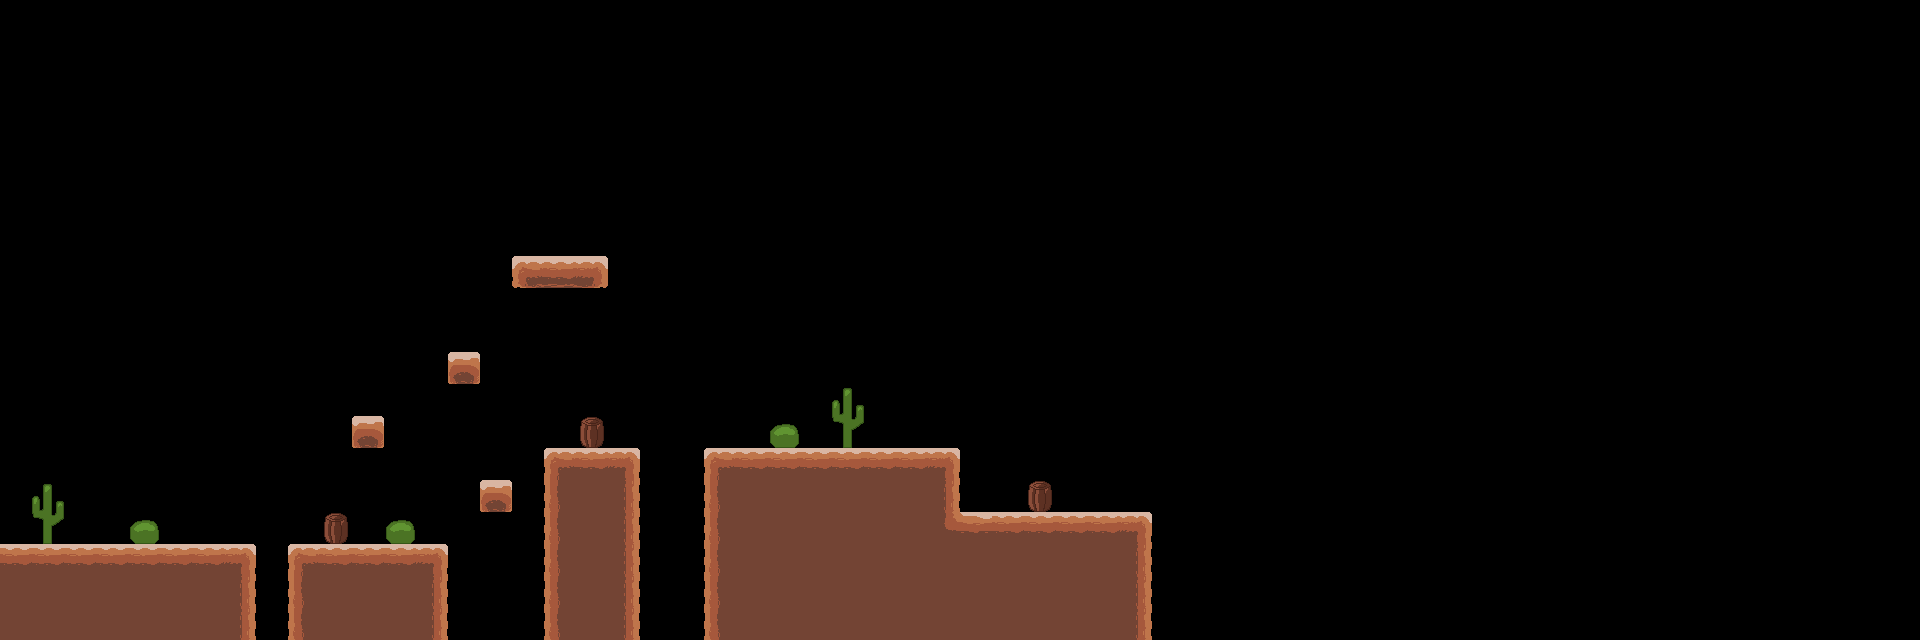

This is a level from a 2D game, rendered from its Tiled map with the project's own tilesets. A one-line summary and the complete map file follow:
An orthogonal 60x20 tile map with 32x32 px tiles, 2 tile layers (tile1, object), 2 tilesets.

<map version="1.10" tiledversion="1.12.1" orientation="orthogonal" renderorder="right-down" width="60" height="20" tilewidth="32" tileheight="32" infinite="0" nextlayerid="3" nextobjectid="1">
 <tileset firstgid="1" name="desert_terrain" tilewidth="32" tileheight="32" tilecount="25" columns="5">
  <image source="tileset.png" width="160" height="160" />
 </tileset>
 <tileset firstgid="26" name="objects" tilewidth="32" tileheight="32" tilecount="100" columns="10">
  <image source="objects-export.png" width="320" height="320" />
 </tileset>
 <layer id="1" name="tile1" width="60" height="20">
  <data encoding="csv">
0,0,0,0,0,0,0,0,0,0,0,0,0,0,0,0,0,0,0,0,0,0,0,0,0,0,0,0,0,0,0,0,0,0,0,0,0,0,0,0,0,0,0,0,0,0,0,0,0,0,0,0,0,0,0,0,0,0,0,0,
0,0,0,0,0,0,0,0,0,0,0,0,0,0,0,0,0,0,0,0,0,0,0,0,0,0,0,0,0,0,0,0,0,0,0,0,0,0,0,0,0,0,0,0,0,0,0,0,0,0,0,0,0,0,0,0,0,0,0,0,
0,0,0,0,0,0,0,0,0,0,0,0,0,0,0,0,0,0,0,0,0,0,0,0,0,0,0,0,0,0,0,0,0,0,0,0,0,0,0,0,0,0,0,0,0,0,0,0,0,0,0,0,0,0,0,0,0,0,0,0,
0,0,0,0,0,0,0,0,0,0,0,0,0,0,0,0,0,0,0,0,0,0,0,0,0,0,0,0,0,0,0,0,0,0,0,0,0,0,0,0,0,0,0,0,0,0,0,0,0,0,0,0,0,0,0,0,0,0,0,0,
0,0,0,0,0,0,0,0,0,0,0,0,0,0,0,0,0,0,0,0,0,0,0,0,0,0,0,0,0,0,0,0,0,0,0,0,0,0,0,0,0,0,0,0,0,0,0,0,0,0,0,0,0,0,0,0,0,0,0,0,
0,0,0,0,0,0,0,0,0,0,0,0,0,0,0,0,0,0,0,0,0,0,0,0,0,0,0,0,0,0,0,0,0,0,0,0,0,0,0,0,0,0,0,0,0,0,0,0,0,0,0,0,0,0,0,0,0,0,0,0,
0,0,0,0,0,0,0,0,0,0,0,0,0,0,0,0,0,0,0,0,0,0,0,0,0,0,0,0,0,0,0,0,0,0,0,0,0,0,0,0,0,0,0,0,0,0,0,0,0,0,0,0,0,0,0,0,0,0,0,0,
0,0,0,0,0,0,0,0,0,0,0,0,0,0,0,0,0,0,0,0,0,0,0,0,0,0,0,0,0,0,0,0,0,0,0,0,0,0,0,0,0,0,0,0,0,0,0,0,0,0,0,0,0,0,0,0,0,0,0,0,
0,0,0,0,0,0,0,0,0,0,0,0,0,0,0,0,16,17,18,0,0,0,0,0,0,0,0,0,0,0,0,0,0,0,0,0,0,0,0,0,0,0,0,0,0,0,0,0,0,0,0,0,0,0,0,0,0,0,0,0,
0,0,0,0,0,0,0,0,0,0,0,0,0,0,0,0,0,0,0,0,0,0,0,0,0,0,0,0,0,0,0,0,0,0,0,0,0,0,0,0,0,0,0,0,0,0,0,0,0,0,0,0,0,0,0,0,0,0,0,0,
0,0,0,0,0,0,0,0,0,0,0,0,0,0,0,0,0,0,0,0,0,0,0,0,0,0,0,0,0,0,0,0,0,0,0,0,0,0,0,0,0,0,0,0,0,0,0,0,0,0,0,0,0,0,0,0,0,0,0,0,
0,0,0,0,0,0,0,0,0,0,0,0,0,0,25,0,0,0,0,0,0,0,0,0,0,0,0,0,0,0,0,0,0,0,0,0,0,0,0,0,0,0,0,0,0,0,0,0,0,0,0,0,0,0,0,0,0,0,0,0,
0,0,0,0,0,0,0,0,0,0,0,0,0,0,0,0,0,0,0,0,0,0,0,0,0,0,0,0,0,0,0,0,0,0,0,0,0,0,0,0,0,0,0,0,0,0,0,0,0,0,0,0,0,0,0,0,0,0,0,0,
0,0,0,0,0,0,0,0,0,0,0,25,0,0,0,0,0,0,0,0,0,0,0,0,0,0,0,0,0,0,0,0,0,0,0,0,0,0,0,0,0,0,0,0,0,0,0,0,0,0,0,0,0,0,0,0,0,0,0,0,
0,0,0,0,0,0,0,0,0,0,0,0,0,0,0,0,0,1,2,3,0,0,1,2,2,2,2,2,2,3,0,0,0,0,0,0,0,0,0,0,0,0,0,0,0,0,0,0,0,0,0,0,0,0,0,0,0,0,0,0,
0,0,0,0,0,0,0,0,0,0,0,0,0,0,0,25,0,6,7,8,0,0,6,7,7,7,7,7,7,8,0,0,0,0,0,0,0,0,0,0,0,0,0,0,0,0,0,0,0,0,0,0,0,0,0,0,0,0,0,0,
0,0,0,0,0,0,0,0,0,0,0,0,0,0,0,0,0,6,7,8,0,0,6,7,7,7,7,7,7,9,10,2,2,2,2,3,0,0,0,0,0,0,0,0,0,0,0,0,0,0,0,0,0,0,0,0,0,0,0,0,
2,2,2,2,2,2,2,3,0,1,2,2,2,3,0,0,0,6,7,8,0,0,6,7,7,7,7,7,7,7,7,7,7,7,7,8,0,0,0,0,0,0,0,0,0,0,0,0,0,0,0,0,0,0,0,0,0,0,0,0,
7,7,7,7,7,7,7,8,0,6,7,7,7,8,0,0,0,6,7,8,0,0,6,7,7,7,7,7,7,7,7,7,7,7,7,8,0,0,0,0,0,0,0,0,0,0,0,0,0,0,0,0,0,0,0,0,0,0,0,0,
7,7,7,7,7,7,7,8,0,6,7,7,7,8,0,0,0,6,7,8,0,0,6,7,7,7,7,7,7,7,7,7,7,7,7,8,0,0,0,0,0,0,0,0,0,0,0,0,0,0,0,0,0,0,0,0,0,0,0,0
</data>
 </layer>
 <layer id="2" name="object" width="60" height="20">
  <data encoding="csv">
0,0,0,0,0,0,0,0,0,0,0,0,0,0,0,0,0,0,0,0,0,0,0,0,0,0,0,0,0,0,0,0,0,0,0,0,0,0,0,0,0,0,0,0,0,0,0,0,0,0,0,0,0,0,0,0,0,0,0,0,
0,0,0,0,0,0,0,0,0,0,0,0,0,0,0,0,0,0,0,0,0,0,0,0,0,0,0,0,0,0,0,0,0,0,0,0,0,0,0,0,0,0,0,0,0,0,0,0,0,0,0,0,0,0,0,0,0,0,0,0,
0,0,0,0,0,0,0,0,0,0,0,0,0,0,0,0,0,0,0,0,0,0,0,0,0,0,0,0,0,0,0,0,0,0,0,0,0,0,0,0,0,0,0,0,0,0,0,0,0,0,0,0,0,0,0,0,0,0,0,0,
0,0,0,0,0,0,0,0,0,0,0,0,0,0,0,0,0,0,0,0,0,0,0,0,0,0,0,0,0,0,0,0,0,0,0,0,0,0,0,0,0,0,0,0,0,0,0,0,0,0,0,0,0,0,0,0,0,0,0,0,
0,0,0,0,0,0,0,0,0,0,0,0,0,0,0,0,0,0,0,0,0,0,0,0,0,0,0,0,0,0,0,0,0,0,0,0,0,0,0,0,0,0,0,0,0,0,0,0,0,0,0,0,0,0,0,0,0,0,0,0,
0,0,0,0,0,0,0,0,0,0,0,0,0,0,0,0,0,0,0,0,0,0,0,0,0,0,0,0,0,0,0,0,0,0,0,0,0,0,0,0,0,0,0,0,0,0,0,0,0,0,0,0,0,0,0,0,0,0,0,0,
0,0,0,0,0,0,0,0,0,0,0,0,0,0,0,0,0,0,0,0,0,0,0,0,0,0,0,0,0,0,0,0,0,0,0,0,0,0,0,0,0,0,0,0,0,0,0,0,0,0,0,0,0,0,0,0,0,0,0,0,
0,0,0,0,0,0,0,0,0,0,0,0,0,0,0,0,0,0,0,0,0,0,0,0,0,0,0,0,0,0,0,0,0,0,0,0,0,0,0,0,0,0,0,0,0,0,0,0,0,0,0,0,0,0,0,0,0,0,0,0,
0,0,0,0,0,0,0,0,0,0,0,0,0,0,0,0,0,0,0,0,0,0,0,0,0,0,0,0,0,0,0,0,0,0,0,0,0,0,0,0,0,0,0,0,0,0,0,0,0,0,0,0,0,0,0,0,0,0,0,0,
0,0,0,0,0,0,0,0,0,0,0,0,0,0,0,0,0,0,0,0,0,0,0,0,0,0,0,0,0,0,0,0,0,0,0,0,0,0,0,0,0,0,0,0,0,0,0,0,0,0,0,0,0,0,0,0,0,0,0,0,
0,0,0,0,0,0,0,0,0,0,0,0,0,0,0,0,0,0,0,0,0,0,0,0,0,0,0,0,0,0,0,0,0,0,0,0,0,0,0,0,0,0,0,0,0,0,0,0,0,0,0,0,0,0,0,0,0,0,0,0,
0,0,0,0,0,0,0,0,0,0,0,0,0,0,0,0,0,0,0,0,0,0,0,0,0,0,0,0,0,0,0,0,0,0,0,0,0,0,0,0,0,0,0,0,0,0,0,0,0,0,0,0,0,0,0,0,0,0,0,0,
0,0,0,0,0,0,0,0,0,0,0,0,0,0,0,0,0,0,0,0,0,0,0,0,0,0,27,0,0,0,0,0,0,0,0,0,0,0,0,0,0,0,0,0,0,0,0,0,0,0,0,0,0,0,0,0,0,0,0,0,
0,0,0,0,0,0,0,0,0,0,0,0,0,0,0,0,0,0,36,0,0,0,0,0,38,0,37,0,0,0,0,0,0,0,0,0,0,0,0,0,0,0,0,0,0,0,0,0,0,0,0,0,0,0,0,0,0,0,0,0,
0,0,0,0,0,0,0,0,0,0,0,0,0,0,0,0,0,0,0,0,0,0,0,0,0,0,0,0,0,0,0,0,0,0,0,0,0,0,0,0,0,0,0,0,0,0,0,0,0,0,0,0,0,0,0,0,0,0,0,0,
0,27,0,0,0,0,0,0,0,0,0,0,0,0,0,0,0,0,0,0,0,0,0,0,0,0,0,0,0,0,0,0,36,0,0,0,0,0,0,0,0,0,0,0,0,0,0,0,0,0,0,0,0,0,0,0,0,0,0,0,
0,37,0,0,38,0,0,0,0,0,36,0,38,0,0,0,0,0,0,0,0,0,0,0,0,0,0,0,0,0,0,0,0,0,0,0,0,0,0,0,0,0,0,0,0,0,0,0,0,0,0,0,0,0,0,0,0,0,0,0,
0,0,0,0,0,0,0,0,0,0,0,0,0,0,0,0,0,0,0,0,0,0,0,0,0,0,0,0,0,0,0,0,0,0,0,0,0,0,0,0,0,0,0,0,0,0,0,0,0,0,0,0,0,0,0,0,0,0,0,0,
0,0,0,0,0,0,0,0,0,0,0,0,0,0,0,0,0,0,0,0,0,0,0,0,0,0,0,0,0,0,0,0,0,0,0,0,0,0,0,0,0,0,0,0,0,0,0,0,0,0,0,0,0,0,0,0,0,0,0,0,
0,0,0,0,0,0,0,0,0,0,0,0,0,0,0,0,0,0,0,0,0,0,0,0,0,0,0,0,0,0,0,0,0,0,0,0,0,0,0,0,0,0,0,0,0,0,0,0,0,0,0,0,0,0,0,0,0,0,0,0
</data>
 </layer>
</map>
